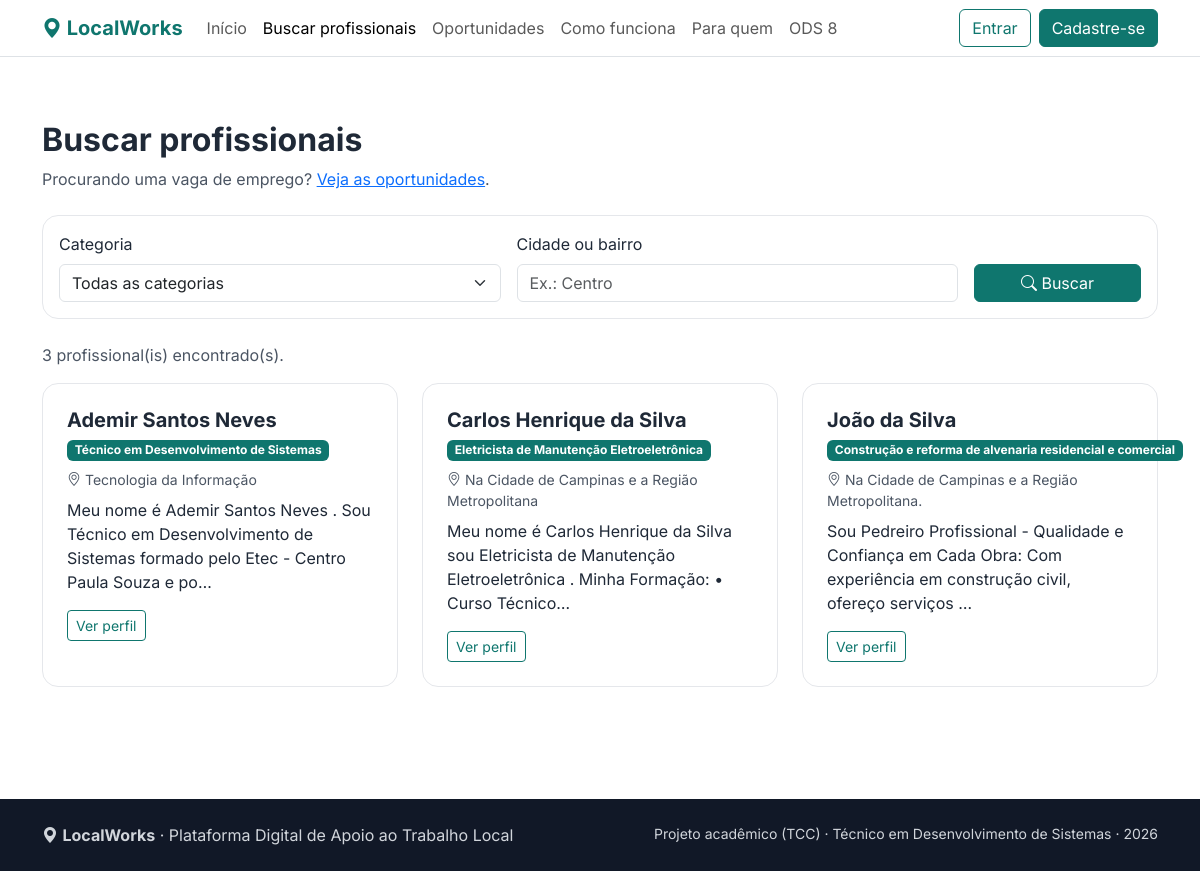
The page /buscar.php on the database its author committed.
### tables this page shows
CREATE TABLE `trabalhador` (
  `id_trabalhador` int(10) UNSIGNED NOT NULL,
  `cpf` varchar(14) DEFAULT NULL,
  `especialidade` varchar(100) DEFAULT NULL,
  `area_atendimento` varchar(100) DEFAULT NULL,
  `descricao_perfil` text DEFAULT NULL
);

CREATE TABLE `usuario` (
  `id_usuario` int(10) UNSIGNED NOT NULL,
  `nome` varchar(100) NOT NULL,
  `email` varchar(100) NOT NULL,
  `telefone` varchar(20) DEFAULT NULL,
  `senha` varchar(255) NOT NULL
);

### includes/iniciar.php (called while the page is built, shortened)
<?php
require_once __DIR__ . '/../src/Conexao.php';
require_once __DIR__ . '/../src/Profissionais.php';
function e(mixed $texto): string
{
    return htmlspecialchars((string) $texto, ENT_QUOTES, 'UTF-8');
}
function usuarioLogado(): ?array
{
    return $_SESSION['usuario'] ?? null;
}

### src/Conexao.php (called while the page is built, shortened)
<?php
final class Conexao
{
    private static ?PDO $pdo = null;
    public static function obter(): PDO
    {
        if (self::$pdo instanceof PDO) {
            return self::$pdo;
        }
        $host = '127.0.0.1';
        $porta = '3306';
        $banco = 'LocalWorks_DB';
        $usuario = 'root';
        $senha = '';
        $dsn = "mysql:host={$host};port={$porta};dbname={$banco};charset=utf8mb4";
        self::$pdo = new PDO($dsn, $usuario, $senha, [
            PDO::ATTR_ERRMODE => PDO::ERRMODE_EXCEPTION,
            PDO::ATTR_DEFAULT_FETCH_MODE => PDO::FETCH_ASSOC,
            PDO::ATTR_EMULATE_PREPARES => false,
        ]);
        return self::$pdo;
    }
}

### src/Profissionais.php (called while the page is built, shortened)
<?php
require_once __DIR__ . '/Conexao.php';
final class Profissionais
{
    public static function buscar(int $idCategoria, string $local): array
    {
        $sql = '
            SELECT
                u.id_usuario,
                u.nome,
                t.especialidade,
                t.area_atendimento,
                t.descricao_perfil
            FROM usuario u
            INNER JOIN trabalhador t
                ON t.id_trabalhador = u.id_usuario
            WHERE 1 = 1
        ';
        $params = [];
        $sql .= ' ORDER BY u.nome LIMIT 50';
        $stmt = Conexao::obter()->prepare($sql);
        $stmt->execute($params);
        return $stmt->fetchAll();
    }
}

### public/buscar.php (the view, shortened to what this page needs)
<?php
require_once __DIR__ . '/../includes/iniciar.php';
$idCategoria = (int) ($_GET['categoria'] ?? 0);
$local = trim((string) ($_GET['local'] ?? ''));
$profissionais = [];
$erro = '';
try {
    $profissionais = Profissionais::buscar($idCategoria, $local);
} catch (Throwable $ex) {
    error_log('buscar.php: ' . $ex->getMessage());
    $erro = 'Não foi possível carregar a busca agora.';
}
$paginaAtiva = 'buscar';
require_once __DIR__ . '/../includes/cabecalho.php';
?>
<section class="secao">
    <div class="container">
        <h1 class="h2 fw-bold mb-2">Buscar profissionais</h1>
        <p class="text-secondary mb-4">
            Procurando uma vaga de emprego?
            <a href="oportunidades.php">Veja as oportunidades</a>.
        </p>
        <form method="get" action="buscar.php" class="cartao p-3 mb-4">
            <div class="row g-3 align-items-end">
                <div class="col-md-5">
                    <label class="form-label" for="categoria">Categoria</label>
                    <select class="form-select" id="categoria" name="categoria">
                        <option value="0">Todas as categorias</option>
                    </select>
                </div>
                <div class="col-md-5">
                    <label class="form-label" for="local">Cidade ou bairro</label>
                    <input class="form-control" id="local" name="local" value="<?= e($local) ?>" placeholder="Ex.: Centro">
                </div>
                <div class="col-md-2">
                    <button class="btn btn-primary w-100" type="submit">
                        <i class="bi bi-search"></i> Buscar
                    </button>
                </div>
            </div>
        </form>
        <?php if ($erro): ?>
            <div class="alert alert-danger"><?= e($erro) ?></div>
        <?php elseif (!$profissionais): ?>
            <p class="text-secondary">Nenhum profissional encontrado com esses filtros.</p>
        <?php else: ?>
            <p class="text-secondary">
                <?= count($profissionais) ?> profissional(is) encontrado(s).
            </p>
            <div class="row g-4">
                <?php foreach ($profissionais as $p): ?>
                    <div class="col-md-6 col-lg-4">
                        <div class="cartao h-100 p-4">
                            <h2 class="h5 fw-bold mb-1"><?= e($p['nome']) ?></h2>
                            <span class="badge text-bg-primary mb-2">
                                <?= e($p['especialidade'] ?: 'Profissional') ?>
                            </span>
                            <p class="small text-secondary mb-2">
                                <i class="bi bi-geo-alt"></i>
                                <?= e($p['area_atendimento'] ?: 'Área não informada') ?>
                            </p>
                            <p class="mb-3">
                                <?= e(mb_strimwidth((string) $p['descricao_perfil'], 0, 120, '…')) ?>
                            </p>
                            <a class="btn btn-outline-primary btn-sm" href="perfil.php?id=<?= (int) $p['id_usuario'] ?>">
                                Ver perfil
                            </a>
                        </div>
                    </div>
                <?php endforeach; ?>
            </div>
        <?php endif; ?>
    </div>
</section>
<?php require_once __DIR__ . '/../includes/rodape.php'; ?>

### includes/cabecalho.php (shortened to what this page needs)
<?php
require_once __DIR__ . '/iniciar.php';
$paginaAtiva = $paginaAtiva ?? '';
$usuarioNav = usuarioLogado();
?>
<!DOCTYPE html>
<html lang="pt-BR">
<head>
    <link href="https://cdn.jsdelivr.net/npm/bootstrap@5.3.3/dist/css/bootstrap.min.css" rel="stylesheet">
    <link href="https://cdn.jsdelivr.net/npm/bootstrap-icons@1.11.3/font/bootstrap-icons.min.css" rel="stylesheet">
    <link href="assets/css/estilo.css" rel="stylesheet">
</head>
<body>
    <nav class="navbar navbar-expand-lg bg-white border-bottom sticky-top">
        <div class="container">
            <a class="navbar-brand fw-bold text-primary" href="index.php">
                <i class="bi bi-geo-alt-fill"></i> LocalWorks
            </a>
            <div class="collapse navbar-collapse" id="menu">
                <ul class="navbar-nav me-auto">
                    <li class="nav-item">
                        <a class="nav-link <?= $paginaAtiva === 'inicio' ? 'active' : '' ?>" href="index.php">Início</a>
                    </li>
                    <li class="nav-item">
                        <a class="nav-link <?= $paginaAtiva === 'buscar' ? 'active' : '' ?>" href="buscar.php">Buscar profissionais</a>
                    </li>
                    <li class="nav-item">
                        <a class="nav-link <?= $paginaAtiva === 'oportunidades' ? 'active' : '' ?>" href="oportunidades.php">Oportunidades</a>
                    </li>
                    <li class="nav-item">
                        <a class="nav-link" href="index.php#como-funciona">Como funciona</a>
                    </li>
                    <li class="nav-item">
                        <a class="nav-link" href="index.php#para-quem">Para quem</a>
                    </li>
                    <li class="nav-item">
                        <a class="nav-link" href="index.php#ods8">ODS 8</a>
                    </li>
                </ul>
                <div class="d-flex gap-2 align-items-center">
                    <?php if ($usuarioNav): ?>
                        <a class="btn btn-outline-primary" href="painel.php">
                            <i class="bi bi-person-circle"></i>
                            <?= e(explode(' ', $usuarioNav['nome'])[0]) ?>
                        </a>
                        <form method="post" action="sair.php" class="m-0">
                            <?= csrfCampo() ?>
                            <button class="btn btn-primary" type="submit">Sair</button>
                        </form>
                    <?php else: ?>
                        <a class="btn btn-outline-primary" href="login.php">Entrar</a>
                        <a class="btn btn-primary" href="cadastro.php">Cadastre-se</a>
                    <?php endif; ?>
                </div>
            </div>
        </div>
    </nav>
    <main id="conteudo">

### includes/rodape.php (shortened to what this page needs)
    </main>
    <footer class="rodape py-4 mt-5">
        <div class="container d-flex flex-column flex-md-row justify-content-between gap-2">
            <span>
                <i class="bi bi-geo-alt-fill"></i>
                <strong>LocalWorks</strong> · Plataforma Digital de Apoio ao Trabalho Local
            </span>
            <span class="small">
                Projeto acadêmico (TCC) · Técnico em Desenvolvimento de Sistemas · <?= date('Y') ?>
            </span>
        </div>
    </footer>
</body>
</html>

### public/assets/css/estilo.css (style rules this page uses)
:root { --lw-primaria: #0f766e; --lw-primaria-escura: #0b5f59; --lw-destaque: #f59e0b; --bs-primary: #0f766e; --bs-primary-rgb: 15, 118, 110; --bs-link-color: #0f766e; --bs-link-hover-color: #0b5f59; --bs-font-sans-serif: 'Inter', system-ui, -apple-system, 'Segoe UI', sans-serif; }
body { color: #1f2937; }
.btn-primary { --bs-btn-bg: var(--lw-primaria); --bs-btn-border-color: var(--lw-primaria); --bs-btn-hover-bg: var(--lw-primaria-escura); --bs-btn-hover-border-color: var(--lw-primaria-escura); --bs-btn-active-bg: var(--lw-primaria-escura); --bs-btn-active-border-color: var(--lw-primaria-escura); }
.btn-outline-primary { --bs-btn-color: var(--lw-primaria); --bs-btn-border-color: var(--lw-primaria); --bs-btn-hover-bg: var(--lw-primaria); --bs-btn-hover-border-color: var(--lw-primaria); --bs-btn-active-bg: var(--lw-primaria); --bs-btn-active-border-color: var(--lw-primaria); }
.secao { padding: 4rem 0; }
.cartao { border: 1px solid #e5e7eb; border-radius: 1rem; transition: transform 0.15s, box-shadow 0.15s; }
.rodape { background: #111827; color: #d1d5db; }
.text-secondary { color: #4b5563 !important; }

### rows shown on the page
trabalhador: id_trabalhador.nome "Ademir Santos Neves", especialidade "Técnico em Desenvolvimento de Sistemas", area_atendimento "Tecnologia da Informação", descricao_perfil "Meu nome é Ademir Santos Neves . Sou Técnico em Desenvolvimento de Sistemas formado pelo Etec - Centro Paula Souza e po…"
trabalhador: id_trabalhador.nome "Carlos Henrique da Silva", especialidade "Eletricista de Manutenção Eletroeletrônica", area_atendimento "Na Cidade de Campinas e a Região Metropolitana", descricao_perfil "Meu nome é Carlos Henrique da Silva sou Eletricista de Manutenção Eletroeletrônica . Minha Formação: • Curso Técnico…"
trabalhador: id_trabalhador.nome "João da Silva", especialidade "Construção e reforma de alvenaria residencial e comercial", area_atendimento "Na Cidade de Campinas e a Região Metropolitana.", descricao_perfil "Sou Pedreiro Profissional - Qualidade e Confiança em Cada Obra: Com experiência em construção civil, ofereço serviços …"

### other values the page prints
count($profissionais) "3"
